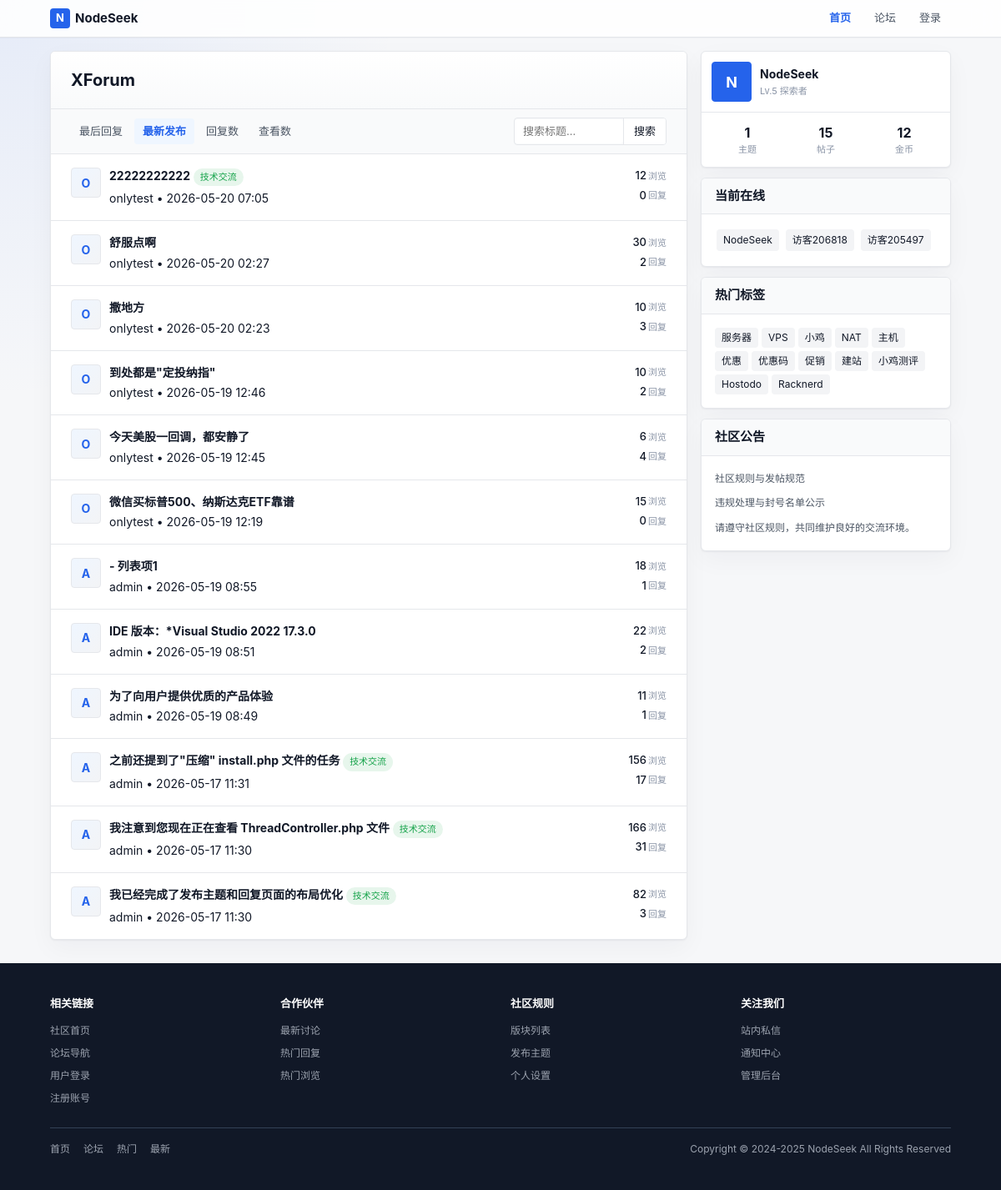
Screenshot of /index.php?order=dateline with the database file from the repository.
### tables this page shows
CREATE TABLE next_thread (
        tid INTEGER PRIMARY KEY AUTOINCREMENT,
        fid INTEGER NOT NULL DEFAULT 0,
        pid INTEGER NOT NULL DEFAULT 0,
        typeid INTEGER NOT NULL DEFAULT 0,
        read_perm INTEGER NOT NULL DEFAULT 0,
        uid INTEGER NOT NULL DEFAULT 0,
        pm_uid INTEGER NOT NULL DEFAULT 0,
        subject VARCHAR(255) NOT NULL DEFAULT '',
        hash VARCHAR(255) NOT NULL DEFAULT '',
        dateline INTEGER NOT NULL DEFAULT 0,
        sort_order INTEGER NOT NULL DEFAULT 0,
        highlight INTEGER NOT NULL DEFAULT 0,
        digest INTEGER NOT NULL DEFAULT 0,
        closed INTEGER NOT NULL DEFAULT 0,
        reply_time INTEGER NOT NULL DEFAULT 0,
        reply_uid INTEGER NOT NULL DEFAULT 0,
        reply_num INTEGER NOT NULL DEFAULT 0,
        view_num INTEGER NOT NULL DEFAULT 0,
        fav_num INTEGER NOT NULL DEFAULT 0,
        log_num INTEGER NOT NULL DEFAULT 0
    );

CREATE TABLE next_member (
        uid INTEGER PRIMARY KEY AUTOINCREMENT,
        username VARCHAR(50) NOT NULL DEFAULT '',
        gid INTEGER NOT NULL DEFAULT 0,
        avatar INTEGER NOT NULL DEFAULT 0,
        password VARCHAR(255) NOT NULL DEFAULT '',
        auth_secret VARCHAR(50) NOT NULL DEFAULT '',
        auth_enabled INTEGER NOT NULL DEFAULT 0,
        notify_num INTEGER NOT NULL DEFAULT 0,
        credit INTEGER NOT NULL DEFAULT 0,
        reg_ip VARCHAR(50) NOT NULL DEFAULT '',
        reg_date INTEGER NOT NULL DEFAULT 0,
        last_ip VARCHAR(50) NOT NULL DEFAULT '',
        last_visit INTEGER NOT NULL DEFAULT 0,
        reply_time INTEGER NOT NULL DEFAULT 0,
        reply_num INTEGER NOT NULL DEFAULT 0,
        thread_num INTEGER NOT NULL DEFAULT 0,
        fav_num INTEGER NOT NULL DEFAULT 0,
        inbox_num INTEGER NOT NULL DEFAULT 0,
        outbox_num INTEGER NOT NULL DEFAULT 0,
        log_num INTEGER NOT NULL DEFAULT 0,
        email VARCHAR(80) NOT NULL DEFAULT '',
        email_status INTEGER NOT NULL DEFAULT 0,
        signin_time INTEGER NOT NULL DEFAULT 0,
        invisible INTEGER NOT NULL DEFAULT 0,
        timeoffset VARCHAR(10) NOT NULL DEFAULT '',
        search_time INTEGER NOT NULL DEFAULT 0,
        status INTEGER NOT NULL DEFAULT 0
    , json_data TEXT DEFAULT '{}');

CREATE TABLE next_forum (
        fid INTEGER PRIMARY KEY AUTOINCREMENT,
        up_fid INTEGER NOT NULL DEFAULT 0,
        name VARCHAR(50) NOT NULL DEFAULT '',
        status INTEGER NOT NULL DEFAULT 0,
        sort_order INTEGER NOT NULL DEFAULT 0,
        thread_num INTEGER NOT NULL DEFAULT 0,
        reply_num INTEGER NOT NULL DEFAULT 0,
        today_num INTEGER NOT NULL DEFAULT 0,
        today_time INTEGER NOT NULL DEFAULT 0,
        last_tid INTEGER NOT NULL DEFAULT 0,
        json_data TEXT NOT NULL
    );

### controllers/HomeController.php (called while the page is built, shortened)
<?php
class HomeController {
    public static function index(): void {
        $page = isset($_GET['page']) ? (int)$_GET['page'] : 1;
        $page = $page < 1 ? 1 : $page;
        $order = isset($_GET['order']) ? trim($_GET['order']) : 'reply_time';
        $keyword = isset($_GET['keyword']) ? trim($_GET['keyword']) : '';
        $forums = ForumModel::getForums();
        $threads = ThreadModel::getHomeThreadsWithFilter($page, $order, $keyword);
        if (!empty($threads)) {
            $uids = array_unique(array_column($threads, 'uid'));
            $users = MemberModel::getMembersByUids($uids);
        }
        $orderOptions = [
            ['value' => 'reply_time', 'label' => '最后回复'],
            ['value' => 'dateline', 'label' => '最新发布'],
            ['value' => 'reply_num', 'label' => '回复数'],
            ['value' => 'view_num', 'label' => '查看数']
        ];
        Template::display('home/index');
    }
}
?>

### index.php (called while the page is built, shortened)
<?php
require ROOT_PATH . '/lib/Autoloader.php';
$controller = isset($_GET['c']) ? $_GET['c'] : 'home';
$action = isset($_GET['a']) ? $_GET['a'] : 'index';
$controllerClass = 'Controllers\\' . ucfirst($controller) . 'Controller';
$params = [];
call_user_func_array([$controllerClass, $action], $params);
?>

### lib/Autoloader.php (called while the page is built, shortened)
<?php
class Autoloader {
    public static function load(string $class): void {
        [$namespace, $className] = explode('\\', $class, 2);
        $pathMap = [
            'Lib' => ROOT_PATH . '/lib/',
            'Models' => ROOT_PATH . '/models/',
            'Controllers' => ROOT_PATH . '/controllers/',
        ];
        if (isset($pathMap[$namespace])) {
            $path = $pathMap[$namespace] . $className . '.php';
        }
    }
}
?>

### models/ThreadModel.php (called while the page is built, shortened)
<?php
class ThreadModel {
    public static function getHomeThreadsWithFilter(int $page = 1, string $order = 'reply_time', string $keyword = ''): array {
        $offset = ($page - 1) * 20;
        $orderMap = [
            'reply_time' => 'reply_time DESC',
            'dateline' => 'dateline DESC',
            'reply_num' => 'reply_num DESC',
            'view_num' => 'view_num DESC'
        ];
        $orderBy = isset($orderMap[$order]) ? $orderMap[$order] : 'reply_time DESC';
        return Database::fetchAll("SELECT * FROM " . self::TABLE . " ORDER BY $orderBy LIMIT 20 OFFSET :offset", ['offset' => $offset]);
    }
}
?>

### lib/Database.php (called while the page is built, shortened)
<?php
class Database {
    private static ?Database $instance = null;
    private ?array $config = null;
    private function __construct() {
        $this->config = require ROOT_PATH . '/config/database.php';
    }
    public static function getInstance(): Database {
        if (self::$instance === null) {
            self::$instance = new self();
        }
        return self::$instance;
    }
    private function connect(): void {
        $default = $this->config['default'];
        $connection = $this->config['connections'][$default];
        if ($connection['driver'] === 'sqlite') {
            $this->connection = new PDO('sqlite:' . $connection['database']);
        }
    }
    private static function getConnection(): PDO {
        return self::getInstance()->connection;
    }
    public static function query(string $sql, array $params = []): PDOStatement {
        $stmt = self::getConnection()->prepare($sql);
        $stmt->execute($params);
        return $stmt;
    }
    public static function fetchAll(string $sql, array $params = []): array {
        $stmt = self::query($sql, $params);
        return $stmt->fetchAll(PDO::FETCH_ASSOC);
    }
}
?>

### config/database.php (called while the page is built)
<?php
return [
    'default' => 'sqlite',
    'connections' => [
        'sqlite' => [
            'driver' => 'sqlite',
            'database' => ROOT_PATH . '/database/forum.db',
        ],
    ],
];

### models/MemberModel.php (called while the page is built, shortened)
<?php
class MemberModel {
    public static function getMembersByUids(array $uids): array {
        $uids = array_values(array_filter(array_unique($uids)));
        $placeholders = implode(',', array_fill(0, count($uids), '?'));
        $sql = "SELECT uid, username, avatar FROM " . self::TABLE . " WHERE uid IN ($placeholders)";
        $members = Database::fetchAll($sql, $uids);
        $result = [];
        foreach ($members as $member) {
            $result[$member['uid']] = $member;
        }
        return $result;
    }
}
?>

### models/ForumModel.php (called while the page is built, shortened)
<?php
class ForumModel {
    public static function getForums(?int $upFid = null): array {
        if ($upFid !== null) {
            $forums = Database::fetchAll("SELECT * FROM " . self::TABLE . " WHERE up_fid = ? ORDER BY sort_order ASC", [$upFid]);
        } else {
            $forums = Database::fetchAll("SELECT * FROM " . self::TABLE . " ORDER BY up_fid ASC, sort_order ASC");
        }
        $parentFids = array_unique(array_column($forums, 'up_fid'));
        $parentFids = array_values(array_filter($parentFids, function($fid) { return $fid !== null && $fid !== ''; }));
        if (!empty($parentFids)) {
            $parentNames = self::getForumNamesByFids($parentFids);
        }
        if ($upFid === null) {
            $tree = self::buildTree($forums);
            self::addDepth($tree, 0);
            return $tree;
        }
        return $forums;
    }
    private static function getForumNamesByFids(array $fids): array {
        $placeholders = implode(',', array_fill(0, count($fids), '?'));
        $sql = "SELECT fid, name FROM " . self::TABLE . " WHERE fid IN ($placeholders)";
        $results = Database::fetchAll($sql, $fids);
        return array_column($results, 'name', 'fid');
    }
    private static function buildTree(array $forums): array {
        $tree = [];
        $map = [];
        foreach ($forums as $forum) {
            $map[$forum['fid']] = $forum;
            $map[$forum['fid']]['children'] = [];
        }
        foreach ($forums as $forum) {
            $fid = $forum['fid'];
            $upFid = $forum['up_fid'];
            if ($upFid && isset($map[$upFid])) {
                $map[$upFid]['children'][] = &$map[$fid];
            } else {
                $tree[] = &$map[$fid];
            }
        }
        return $tree;
    }
}
?>

### templates/home/index.php (the view, shortened to what this page needs)
<div class="grid grid-cols-3">
    <div class="main-content">
        <div class="card">
            <div class="thread-header">
                <div class="thread-title-row">
                    <div class="flex items-center justify-between gap-md">
                        <h1>XForum</h1>
                    </div>
                </div>
            </div>
            <div class="toolbar">
                <div class="tabs hide-mobile">
                    <?php foreach ($orderOptions as $option): ?>
                        <a href="index.php?order=<?php echo $option['value']; ?><?php echo !empty($keyword) ? '&keyword=' . urlencode($keyword) : ''; ?>"
                           class="tab <?php echo $order == $option['value'] ? 'active' : ''; ?>">
                            <?php echo $option['label']; ?>
                        </a>
                    <?php endforeach; ?>
                </div>
                <form action="index.php" method="get" class="search-box hide-mobile">
                    <input type="text" name="keyword" placeholder="搜索标题..." value="<?php echo htmlspecialchars($keyword ?? ''); ?>">
                    <button type="submit" class="btn btn-search">搜索</button>
                </form>
            </div>
            <div class="post-list">
                <?php foreach ($threads as $thread): ?>
                    <?php $user = $users[$thread['uid']] ?? null; ?>
                    <?php $forum = $forums[$thread['fid']] ?? null; ?>
                    <div class="thread-item">
                        <div class="thread-avatar">
                            <div class="avatar">
                                <?php if ($user && !empty($user['avatar'])): ?>
                                    <img src="<?php echo htmlspecialchars($user['avatar']); ?>" alt="">
                                <?php else: ?>
                                    <?php echo strtoupper(substr($user['username'] ?? '?', 0, 1)); ?>
                                <?php endif; ?>
                            </div>
                        </div>
                        <div class="thread-content">
                            <div class="thread-title">
                                <a href="index.php?c=thread&a=index&tid=<?php echo $thread['tid']; ?>"><?php echo htmlspecialchars($thread['subject']); ?></a>
                                <?php if ($forum): ?>
                                    <span class="badge badge-green"><?php echo htmlspecialchars($forum['name']); ?></span>
                                <?php endif; ?>
                            </div>
                            <div class="thread-meta">
                                <span><?php echo htmlspecialchars($user['username'] ?? '匿名'); ?></span>
                                <span class="separator">•</span>
                                <span><?php echo date('Y-m-d H:i', $thread['dateline']); ?></span>
                            </div>
                        </div>
                        <div class="thread-stats">
                            <div class="thread-stat">
                                <span class="thread-stat-value"><?php echo $thread['view_num']; ?></span>
                                <span class="thread-stat-label">浏览</span>
                            </div>
                            <div class="thread-stat">
                                <span class="thread-stat-value"><?php echo $thread['reply_num']; ?></span>
                                <span class="thread-stat-label">回复</span>
                            </div>
                        </div>
                    </div>
                <?php endforeach; ?>
            </div>
        </div>
    </div>
    <div class="sidebar">
        <div class="card">
            <div class="user-card">
                <div class="user-avatar">
                    <div class="avatar brand-avatar">N</div>
                </div>
                <div class="user-info">
                    <div class="user-name">NodeSeek</div>
                    <div class="user-level">Lv.5 探索者</div>
                </div>
            </div>
            <div class="user-stats">
                <div class="user-stat">
                    <div class="user-stat-value">1</div>
                    <div class="user-stat-label">主题</div>
                </div>
                <div class="user-stat">
                    <div class="user-stat-value">15</div>
                    <div class="user-stat-label">帖子</div>
                </div>
                <div class="user-stat">
                    <div class="user-stat-value">12</div>
                    <div class="user-stat-label">金币</div>
                </div>
            </div>
        </div>
        <div class="card">
            <div class="sidebar-header">
                <h3>当前在线</h3>
            </div>
            <div class="sidebar-body online-list">
                <span class="online-user">NodeSeek</span>
                <span class="online-user">访客206818</span>
                <span class="online-user">访客205497</span>
            </div>
        </div>
        <div class="card">
            <div class="sidebar-header">
                <h3>热门标签</h3>
            </div>
            <div class="sidebar-body">
                <div class="tag-box">
                    <div class="tags">
                        <span class="tag">服务器</span>
                        <span class="tag">VPS</span>
                        <span class="tag">小鸡</span>
                        <span class="tag">NAT</span>
                        <span class="tag">主机</span>
                        <span class="tag">优惠</span>
                        <span class="tag">优惠码</span>
                        <span class="tag">促销</span>
                        <span class="tag">建站</span>
                        <span class="tag">小鸡测评</span>
                        <span class="tag">Hostodo</span>
                        <span class="tag">Racknerd</span>
                    </div>
                </div>
            </div>
        </div>
        <div class="card">
            <div class="sidebar-header">
                <h3>社区公告</h3>
            </div>
            <div class="sidebar-body">
                <div class="announcement">
                    <p>社区规则与发帖规范</p>
                    <p>违规处理与封号名单公示</p>
                    <p>请遵守社区规则，共同维护良好的交流环境。</p>
                </div>
            </div>
        </div>
    </div>
</div>

### rows the page displays
next_thread: uid.username "O", subject "22222222222", fid.name "技术交流", uid.username "onlytest", dateline "2026-05-20 07:05", view_num "12", reply_num "0"
next_thread: uid.username "O", subject "舒服点啊", uid.username "onlytest", dateline "2026-05-20 02:27", view_num "30", reply_num "2"
next_thread: uid.username "O", subject "撒地方", uid.username "onlytest", dateline "2026-05-20 02:23", view_num "10", reply_num "3"
next_thread: uid.username "O", subject "到处都是\"定投纳指\"", uid.username "onlytest", dateline "2026-05-19 12:46", view_num "10", reply_num "2"
next_thread: uid.username "O", subject "今天美股一回调，都安静了", uid.username "onlytest", dateline "2026-05-19 12:45", view_num "6", reply_num "4"
next_thread: uid.username "O", subject "微信买标普500、纳斯达克ETF靠谱", uid.username "onlytest", dateline "2026-05-19 12:19", view_num "15", reply_num "0"
next_thread: uid.username "A", subject "- 列表项1", uid.username "admin", dateline "2026-05-19 08:55", view_num "18", reply_num "1"
next_thread: uid.username "A", subject "IDE 版本：*Visual Studio 2022 17.3.0", uid.username "admin", dateline "2026-05-19 08:51", view_num "22", reply_num "2"
next_thread: uid.username "A", subject "为了向用户提供优质的产品体验", uid.username "admin", dateline "2026-05-19 08:49", view_num "11", reply_num "1"
next_thread: uid.username "A", subject "之前还提到了\"压缩\" install.php 文件的任务", fid.name "技术交流", uid.username "admin", dateline "2026-05-17 11:31", view_num "156", reply_num "17"
next_thread: uid.username "A", subject "我注意到您现在正在查看 ThreadController.php 文件", fid.name "技术交流", uid.username "admin", dateline "2026-05-17 11:30", view_num "166", reply_num "31"
next_thread: uid.username "A", subject "我已经完成了发布主题和回复页面的布局优化", fid.name "技术交流", uid.username "admin", dateline "2026-05-17 11:30", view_num "82", reply_num "3"

### other values shown
$option['label'] "最后回复"
$option['label'] "最新发布"
$option['label'] "回复数"
$option['label'] "查看数"
